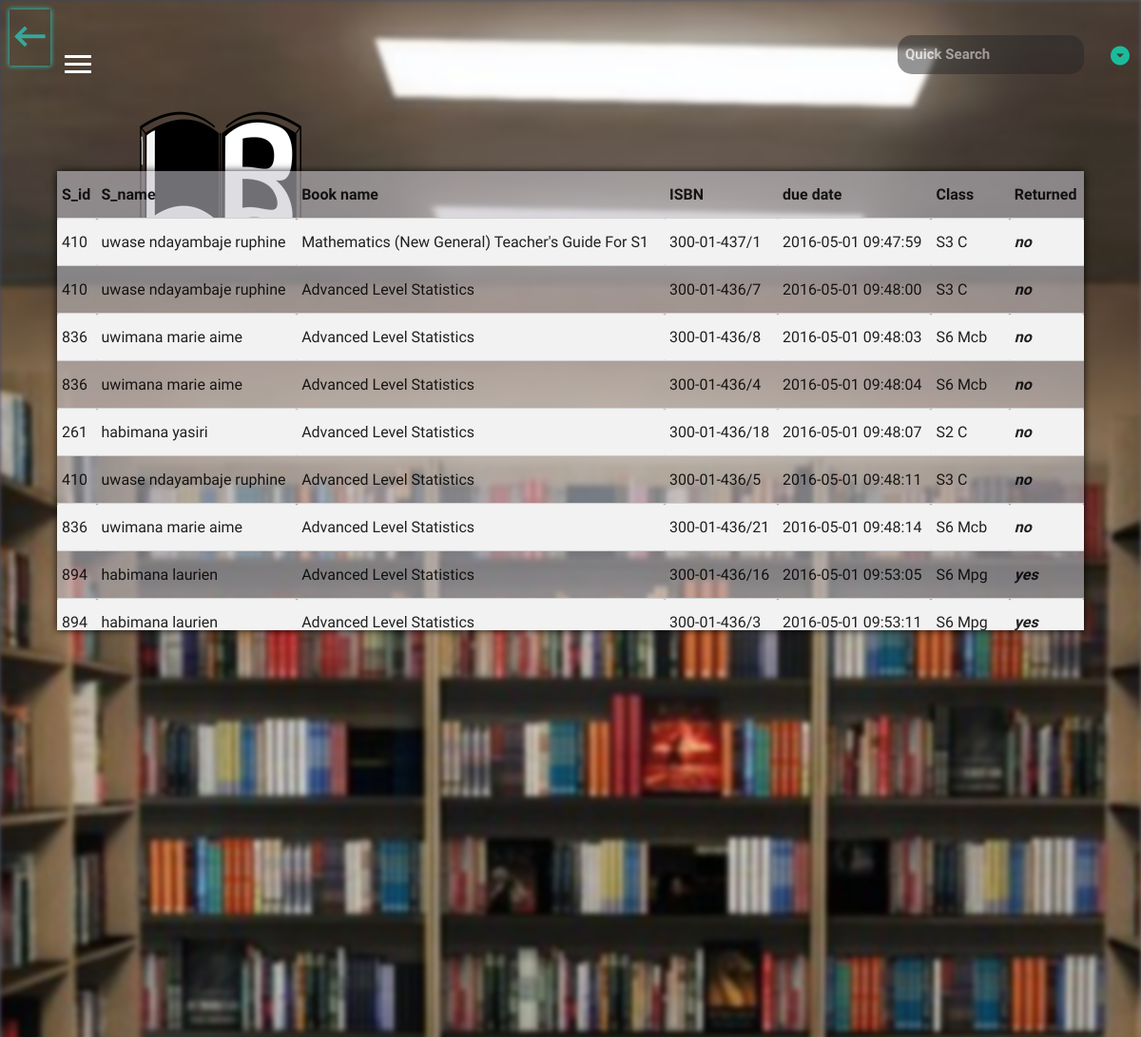
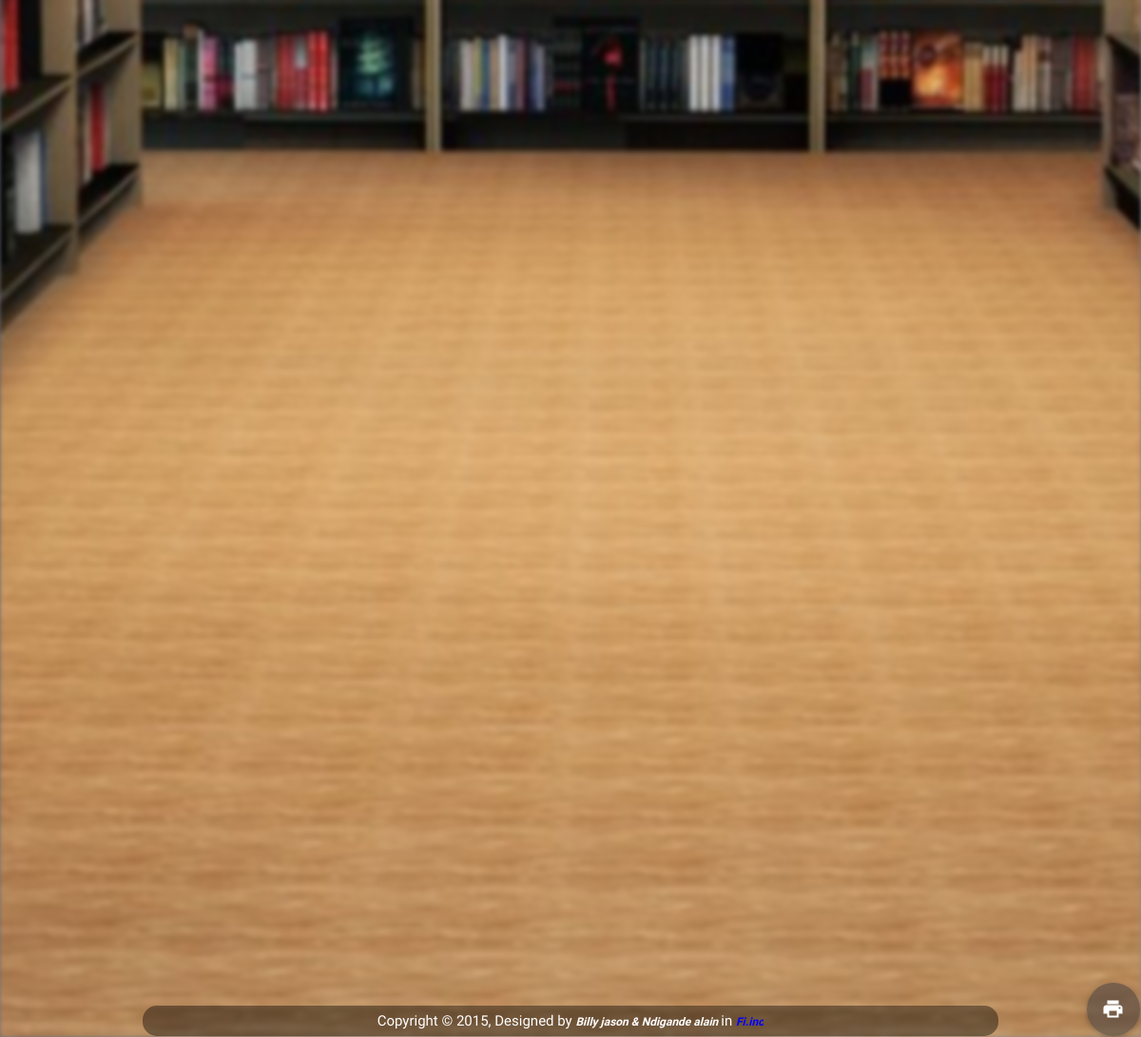
/history.php?id=hist (signed in), run on the app's committed database (2 pictures, top to bottom).
### tables this page shows
CREATE TABLE `activity` (
  `s_id` int(11) NOT NULL,
  `book_no` varchar(50) NOT NULL,
  `due_date` datetime NOT NULL DEFAULT CURRENT_TIMESTAMP ON UPDATE CURRENT_TIMESTAMP,
  `return_date` varchar(100) NOT NULL,
  `fine` int(11) NOT NULL,
  `l_id` int(11) NOT NULL,
  `id` bigint(20) NOT NULL AUTO_INCREMENT,
  `outsider` int(11) DEFAULT '0',
  `current_class` varchar(10) DEFAULT NULL,
  `checked` tinyint(4) DEFAULT NULL,
  PRIMARY KEY (`id`)
);

CREATE TABLE `students` (
  `s_id` int(11) NOT NULL AUTO_INCREMENT,
  `s_name` varchar(50) NOT NULL,
  `class` char(5) NOT NULL,
  `section` char(5) NOT NULL,
  `save_date` timestamp NOT NULL DEFAULT CURRENT_TIMESTAMP ON UPDATE CURRENT_TIMESTAMP,
  `pass` varchar(30) DEFAULT NULL,
  `activate` tinyint(1) DEFAULT NULL,
  `still` int(2) DEFAULT NULL,
  PRIMARY KEY (`s_id`)
);

CREATE TABLE `books` (
  `book_no` varchar(50) NOT NULL,
  `book_title` varchar(50) NOT NULL,
  `book_cat` varchar(50) NOT NULL,
  `book_author` varchar(30) DEFAULT NULL,
  `publisher` varchar(50) DEFAULT NULL,
  PRIMARY KEY (`book_no`)
);

### include/db.class.php (called while the page is built, shortened)
<?php
class dbHandler{
	public  $db;
	public function __construct($host,$username,$pwd,$options=array()){
		try {
			$this->db=new PDO($host, $username, $pwd, $options);
			$this->db->setAttribute(PDO::ATTR_ERRMODE,PDO::ERRMODE_EXCEPTION);
			$this->db->setAttribute(PDO::ATTR_DEFAULT_FETCH_MODE,PDO::FETCH_ASSOC);
		}
		catch (PDOException $e){
			$this->isConnceted=false;
			throw new Exception($e->getMessage());
		}
	}
 public function getRows($query,$params=array()){
  	try {
  		$stmt=$this->db->prepare($query);
  		$stmt->execute($params);
  		return $stmt->fetchAll();
  	}
  	catch (PDOException $e){
  		throw new Exception($e->getMessage());
  	}
  }
}

### history.php (the view, shortened to what this page needs)
<?php
include_once 'include/db.class.php';
$htm="<img src='college.jpg' style='left:2px;top:2px;height:100px;width:80px;'/><p><center><u><b>Library Periodic History</b></u></center><p>";
$db=new dbHandler(DB_HOST, DB_USER, DB_PWD);
$query="select  activity.s_id ,activity.book_no ,activity.due_date,activity.fine,activity.id,activity.current_class,students.s_name,books.book_title,activity.outsider from activity join students on activity.s_id=students.s_id join books on activity.book_no=books.book_no where activity.s_id!=? ORDER BY activity.due_date ASC";
	$result=$db->getRows($query,array('0'));
?>
<h2><a href="personal_history.php" id="link" style="color:#37a69b;"><i  class="mdi-hardware-keyboard-backspace"></i></a></h2>
 <?php
if (empty($result))
$htm.='<div class="no-history center-align blue-grey lighten-5"><h5 class="flow-text">No history yet</h5></div>';
else {
foreach ($result as $res):
if($res['outsider']==1){
    $res_nam=$db->getRow('select name from prof_out where id=?',array($res['s_id']));
    $res_name=$res_nam['name'];
}else{
    $res_name=$res['s_name'];
}
 endforeach;
}
?>
<!DOCTYPE html>
  <html>
    <head>
	<link rel="stylesheet" href="assets/css/style.css">
      <link type="text/css" rel="stylesheet" href="assets/css/materialize.css"  media="screen,projection"/>
      <link type="text/css" rel="stylesheet" href="assets/css/home.css"  media="screen,projection"/>
	<link rel="stylesheet" href="assets/css/main.css">
      </head>
<body>
<header class="cd-header">
		<a href="#0" class="cd-3d-nav-trigger left">
			<span></span>
		</a>
    <a href="#0" class="cd-logo"><img src="img/lib.ico" alt="Logo"></a>
     <dropdown id="dropdown" style="position:absolute;right:-100px;">
  <label for="toggle2" style="position:absolute;right:0;top:-0.5em;"><i class="label mdi-navigation-arrow-drop-down-circle" style="font-size:2em;padding:0px;"></i></label>
</dropdown>
    <div id="search-container">
	        <form action="check_stud.php" method="get">
			<input id="search" type="search" placeholder="Quick Search" name="id" autocomplete="off"/>
                </form>
		</div>
	</header>
<div class="overlay"></div>
<div class="preloader-wrapper big ">
  </div>
     <div class="footer center">
								Copyright &copy; 2015, Designed by
                                <a title="web designer" data-container="body" data-toggle="popover" data-placement="top" data-content="This web was designed by billy jason ,who's student and he has worked on many geek projects, he is good at both front-end  and server-side" rel="designer">Billy jason & Ndigande alain </a>
				in <a href="about.php" style="color:blue;" class="tick waves-effect waves-light tooltipped" data-position="top" data-delay="50" data-tooltip="This is Future Intelligents group composed by 7 students ,studied in college saint andre(click for more info) ">Fi.inc</a></div>
<a id="exporting" class="btn-floating  green btn-large waves-effect waves-light  tooltipped "data-position="top" data-delay="50" data-tooltip="PRINT HISTORY" style="position:absolute;right:2px;bottom:2px;background-color: rgba(70, 65, 64, 0.56) !important;
    " target="_blank"><i class="large mdi-action-print"></i></a>
      </body>
  </html>
<?php
if(isset($_GET['id'])&&!empty($_GET['id'])){
$id=trim(mysql_real_escape_string(htmlentities($_GET['id'])));
if($id=="hist"){
$db=new dbHandler(DB_HOST, DB_USER, DB_PWD);
$query="select  activity.s_id ,activity.book_no ,activity.due_date,activity.fine,activity.id,activity.current_class,students.s_name,books.book_title,activity.outsider from activity join students on activity.s_id=students.s_id join books on activity.book_no=books.book_no where activity.s_id!=?  ORDER BY activity.due_date ASC";
	$result=$db->getRows($query,array($id));
?>
<h2><a href="personal_history.php" id="link" style="color:#37a69b;"><i  class="mdi-hardware-keyboard-backspace"></i></a></h2>
<div class="all_history">
<form id="all_history">
<table class="hoverable striped bordered">
        <thead>
           <tr>
               <th data-field="price">S_id</th>
               <th data-field="price">S_name</th>
               <th data-field="price">Book name</th>
		   <th data-field="id">ISBN</th>
              <th data-field="Due_date"> due date</th>
              <th data-field="day">Class</th>
               <th data-field="day">Returned</th>
          </tr>
        </thead>
        <tbody>
           <?php
if (empty($result))
echo '<div class="no-history center-align blue-grey lighten-5"><h5 class="flow-text">No history yet</h5></div>';
else {
foreach ($result as $res):
if($res['outsider']==1){
    $res_nam=$db->getRow('select name from prof_out where id=?',array($res['s_id']));
    $res_name=$res_nam['name'];
}else{
    $res_name=$res['s_name'];
}
         ?>
          <tr>
<td class="book-title"><?php echo $res['s_id']; ?></td>
<td class="book-title"><?php echo $res_name; ?></td>
            <td class="book-title"><?php echo $res['book_title']; ?></td>
            <td class="book-nbr"><?php echo $res['book_no'] ?></td>
            <td><?php echo $res['due_date'] ?></td>
 <td><?php echo $res['current_class'] ?></td>
              <td><b><i><?php if($res['fine']==0)echo"no"; else echo"yes";?></i></b></td>
          </tr>
        <?php endforeach; }?>
        </tbody>
      </table>
</form>
</div>
<?php
}
}
?>

### assets/css/style.css (style rules this page uses)
.cd-header { width: 90%; margin: 0 auto; -webkit-transition: -webkit-transform 0.5s; -moz-transition: -moz-transform 0.5s; transition: transform 0.5s; -webkit-transform: translateZ(0); -moz-transform: translateZ(0); -ms-transform: translateZ(0); -o-transform: translateZ(0); transform: translateZ(0); -webkit-backface-visibility: hidden; backface-visibility: hidden; }
.cd-header:after { content: ""; display: table; clear: both; }
.cd-logo { float: left; margin-top: 28px; }
.cd-3d-nav-trigger { position: relative; float: right; height: 45px; width: 45px; margin-top: 18px; overflow: hidden; text-indent: 100%; white-space: nowrap; color: transparent; }
.cd-3d-nav-trigger span, .cd-3d-nav-trigger span::before, .cd-3d-nav-trigger span::after { position: absolute; width: 28px; height: 3px; background-color: #FFF; -webkit-backface-visibility: hidden; backface-visibility: hidden; }
.cd-3d-nav-trigger span { z-index: 1000; top: 21px; left: 8px; -webkit-transition: background 0.2s 0.5s; -moz-transition: background 0.2s 0.5s; transition: background 0.2s 0.5s; }
.cd-3d-nav-trigger span::before, .cd-3d-nav-trigger span:after { content: ''; left: 0; -webkit-transition: -webkit-transform 0.2s 0.5s; -moz-transition: -moz-transform 0.2s 0.5s; transition: transform 0.2s 0.5s; }
.cd-3d-nav-trigger span::before { bottom: 8px; }
.cd-3d-nav-trigger span::after { top: 8px; }

### assets/css/home.css (style rules this page uses)
body { overflow: hidden }
a { color: #FFF; text-decoration: none; font-stretch: condensed; font-size: 0.8em; font-style: oblique; font-weight: 600; font-family: roboto; }

### assets/css/main.css (style rules this page uses)
body { font-family: 'Roboto', sans-serif; background: -webkit-linear-gradient(315deg, rgba(36, 46, 77, 0.9), rgba(137, 126, 121, 0.9)); background: linear-gradient(135deg, rgba(36, 46, 77, 0.9), rgba(137, 126, 121, 0.9)); background: -moz-linear-gradient(315deg, rgba(36, 46, 77, 0.9), rgba(137, 126, 121, 0.9)); background: -o-linear-gradient(315deg, rgba(36, 46, 77, 0.9), rgba(137, 126, 121, 0.9)); -webkit-user-select: none; -moz-user-select: -moz-none; -ms-user-select: none; user-select: none; }
.overlay { position: absolute; top: 0; left: 0; right: 0; bottom: 0; background: url(../img/bg.jpg) 50% 50% no-repeat; background-size: cover; -webkit-filter: blur(2px); filter: blur(2px); z-index: -1; }
.footer { position: absolute; bottom: 1px; margin-left:150px; color: #FFF; background-color: rgba(0, 0, 0, 0.4); padding: 5px; width: 75%; text-align: center; border-radius:15px; font-size: 15px; }
#search-container { float: right; margin-top:10px; }
#search { height: 25px; width: 180px; font-weight: bold; color: #FFF; border-radius: 15px; border: 1px solid transparent; outline: none; padding: 7px; background: rgba(38, 37, 37, 0.81); opacity: 0.6; }
dropdown { display: inline-block; margin: 20px 50px; z-index: 10000000; }
dropdown label { color: #1ABC9C; border-radius: 5px; position: relative; z-index: 2; }

### history.php (style rules this page uses)
.preloader-wrapper { position:absolute; bottom:0px; right:0px; }
.all_history { position:absolute; left:5%; top:12em; height:32.2em; width:90%; box-shadow: 0 0 8px; overflow-x:hidden; overflow-y:auto; }
#link { position:absolute; left:10px;top:10px; box-shadow: 0 0 5px; }
#all_history { background-color: rgba(198, 195, 204, 0.57); }

### data on the page
activity: s "410", s.s_name "uwase ndayambaje ruphine", books.book_title "Mathematics (New General) Teacher's Guide For S1", book_no "300-01-437/1", due_date "2016-05-01 09:47:59", current_class "S3 C", fine "no"
activity: s "410", s.s_name "uwase ndayambaje ruphine", books.book_title "Advanced Level Statistics", book_no "300-01-436/7", due_date "2016-05-01 09:48:00", current_class "S3 C", fine "no"
activity: s "836", s.s_name "uwimana marie aime", books.book_title "Advanced Level Statistics", book_no "300-01-436/8", due_date "2016-05-01 09:48:03", current_class "S6 Mcb", fine "no"
activity: s "836", s.s_name "uwimana marie aime", books.book_title "Advanced Level Statistics", book_no "300-01-436/4", due_date "2016-05-01 09:48:04", current_class "S6 Mcb", fine "no"
activity: s "261", s.s_name "habimana yasiri", books.book_title "Advanced Level Statistics", book_no "300-01-436/18", due_date "2016-05-01 09:48:07", current_class "S2 C", fine "no"
activity: s "410", s.s_name "uwase ndayambaje ruphine", books.book_title "Advanced Level Statistics", book_no "300-01-436/5", due_date "2016-05-01 09:48:11", current_class "S3 C", fine "no"
activity: s "836", s.s_name "uwimana marie aime", books.book_title "Advanced Level Statistics", book_no "300-01-436/21", due_date "2016-05-01 09:48:14", current_class "S6 Mcb", fine "no"
activity: s "894", s.s_name "habimana laurien", books.book_title "Advanced Level Statistics", book_no "300-01-436/16", due_date "2016-05-01 09:53:05", current_class "S6 Mpg", fine "yes"
activity: s "894", s.s_name "habimana laurien", books.book_title "Advanced Level Statistics", book_no "300-01-436/3", due_date "2016-05-01 09:53:11", current_class "S6 Mpg", fine "yes"
